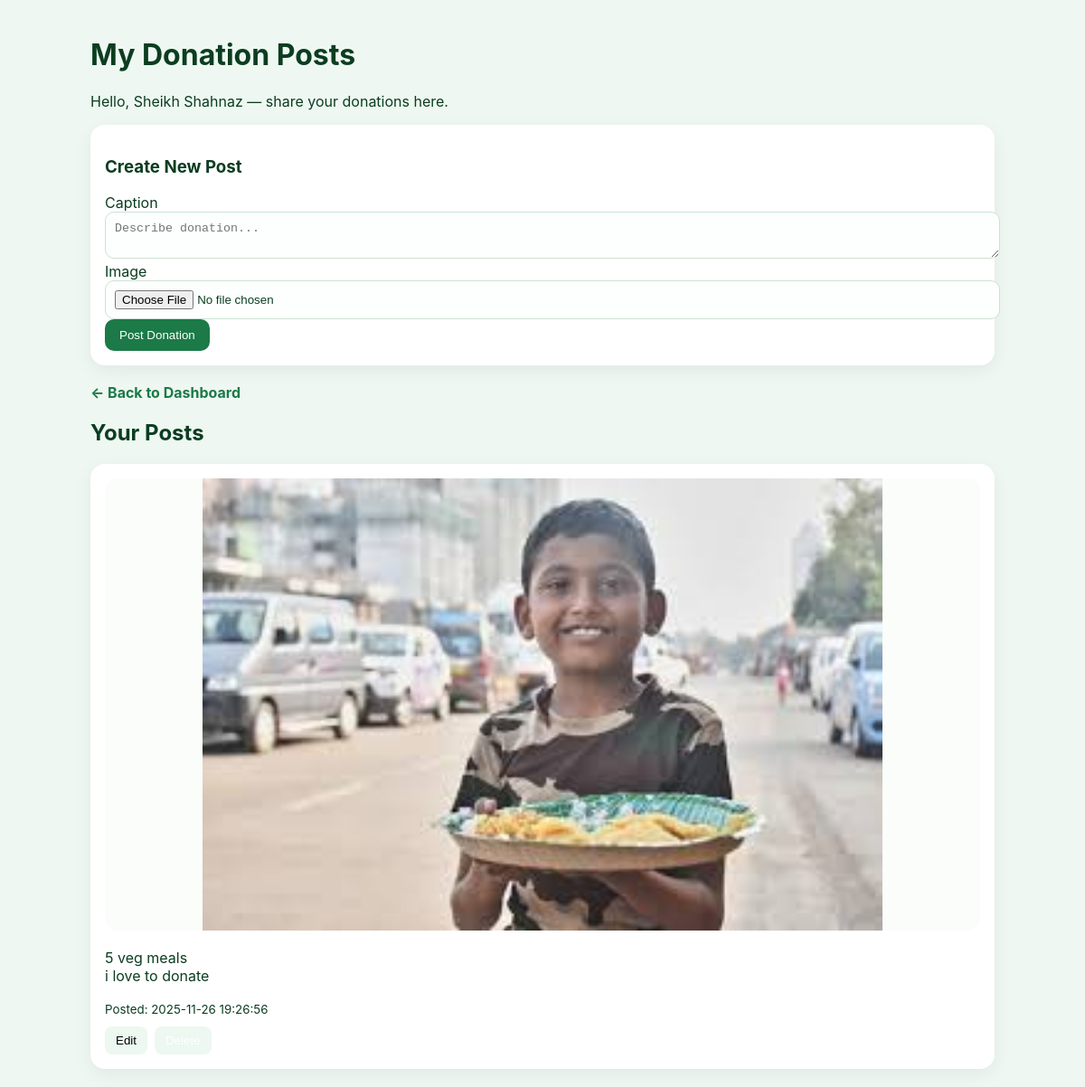
Screenshot of /donor_post.php (signed in) with the database file from the repository.
### tables this page shows
CREATE TABLE `posts` (
  `id` int(11) NOT NULL,
  `user_id` int(11) NOT NULL,
  `caption` text DEFAULT NULL,
  `image_path` varchar(255) DEFAULT NULL,
  `image_file` varchar(255) DEFAULT NULL,
  `created_at` datetime DEFAULT current_timestamp(),
  `updated_at` datetime DEFAULT NULL
);

### donor_post.php (the view, shortened to what this page needs)
<?php
require_once 'config.php';
$user_id = (int) $_SESSION['user_id'];
$user_name = htmlspecialchars($_SESSION['user_name'] ?? 'Donor');
$allowed_back_pages = ['homepage.php', 'donor_homepage.php', 'reporter_homepage.php'];
if (isset($_GET['home']) && in_array($_GET['home'], $allowed_back_pages, true)) {
    $back_link = $_GET['home'];
}
elseif (isset($_SESSION['user_role'])) {
    if ($_SESSION['user_role'] === 'donor') {
        $back_link = 'donor_homepage.php';
    } elseif ($_SESSION['user_role'] === 'reporter') {
        $back_link = 'reporter_homepage.php';
    } else {
        $back_link = 'homepage.php';
    }
}
else {
    $back_link = 'homepage.php';
}
function safeStr($s) { return htmlspecialchars($s, ENT_QUOTES | ENT_SUBSTITUTE, 'UTF-8'); }
$stmt = $pdo->prepare("SELECT * FROM posts WHERE user_id = :uid ORDER BY created_at DESC");
$stmt->execute([':uid'=>$user_id]);
$posts = $stmt->fetchAll(PDO::FETCH_ASSOC);
?>
<!doctype html>
<html>
<head>
</head>
<body>
<div class="wrap">
<h1>My Donation Posts</h1>
<p>Hello, <?php echo safeStr($user_name); ?> — share your donations here.</p>
<div class="panel">
<h3>Create New Post</h3>
<form method="post" enctype="multipart/form-data">
<label>Caption</label>
<textarea name="caption" placeholder="Describe donation..."></textarea>
<br><label>Image</label>
<input type="file" name="image" accept="image/*">
<br><button class="btn" type="submit">Post Donation</button>
</form>
</div>
<br><a class="link-back" href="<?= $back_link ?>">← Back to Dashboard</a>
<h2>Your Posts</h2>
<div class="grid">
<?php foreach($posts as $p): ?>
<div class="card">
<?php if(!empty($p['image_file']) && file_exists(__DIR__.'/'.ltrim($p['image_file'],'/'))): ?>
<img src="<?php echo safeStr($p['image_file']); ?>">
<?php endif; ?>
<p><?php echo nl2br(safeStr($p['caption'])); ?></p>
<small>Posted: <?= safeStr($p['created_at']) ?></small>
<div class="actions">
<button class="small" onclick="toggleEdit(event, <?= $p['id'] ?>)">Edit</button>
<form method="post">
<button class="small btn-danger" onclick="return confirm('Delete this post?')" type="submit">Delete</button>
</form>
</div>
</div>
<?php endforeach; ?>
</div>
</div>
</body>
</html>

### donor_post.php (style rules this page uses)
body { font-family:Inter,system-ui,Arial;background:#eef7f1;margin:0;padding:20px;color:#0b3d20; }
.wrap { max-width:1000px;margin:auto; }
.panel,.card { background:white;border-radius:16px;padding:16px;box-shadow:0 6px 20px rgba(0,0,0,0.06); }
textarea,input[type=file] { width:100%;padding:10px;border:1px solid #cde2d3;border-radius:10px;background:#fcfffd; }
.btn { background:#1b7a47;color:white;border:none;padding:10px 16px;border-radius:10px;cursor:pointer; }
.btn-danger { background:#cc2a2a;color:white; }
.grid { display:grid;grid-template-columns:repeat(auto-fit,minmax(280px,1fr));gap:18px;margin-top:15px; }
.card img { width:100%;height:auto;max-height:500px;object-fit:contain;border-radius:14px;background:#fafdfa; }
.actions { margin-top:10px;display:flex;gap:8px; }
.small { padding:8px 12px;border-radius:8px;border:none;cursor:pointer;background:#edf8f1; }
.link-back { color:#1b7a47;text-decoration:none;font-weight:bold; }

### rows the page displays
posts: image_file (picture), caption "5 veg meals i love to donate", created_at "2025-11-26 19:26:56"

### other values shown
safeStr($user_name) "Sheikh Shahnaz"
